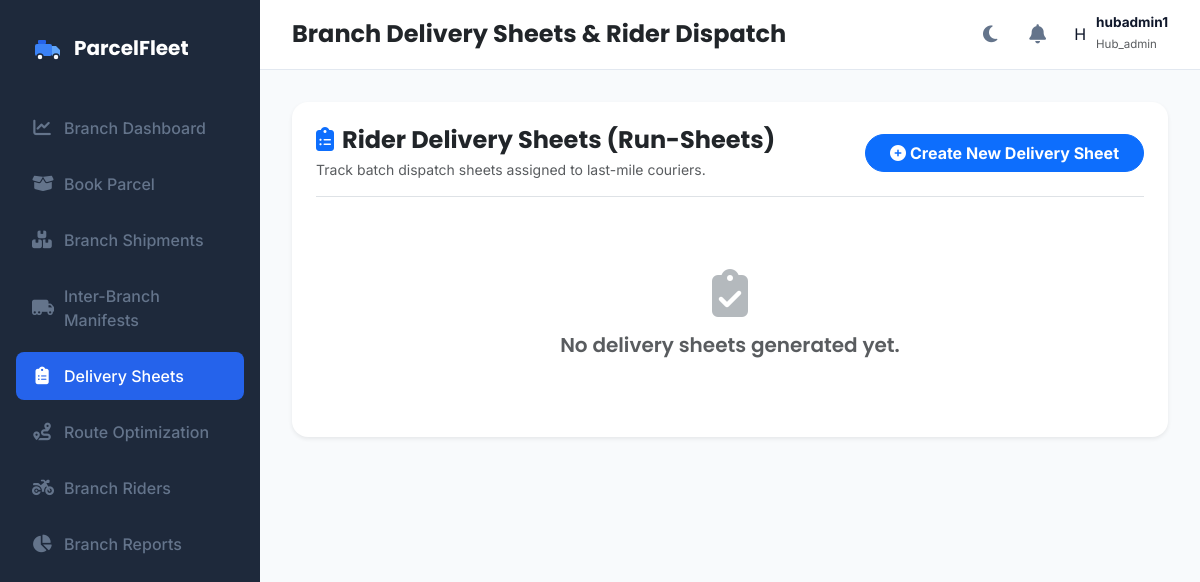
The app's page /branch/delivery-sheets (signed in) with its own data.
### models.py (models this page shows)
class User(db.Model, UserMixin):
    __tablename__ = 'users'
    id = db.Column(db.Integer, primary_key=True)
    username = db.Column(db.String(50), unique=True, nullable=False)
    password_hash = db.Column(db.String(255), nullable=False)
    role = db.Column(db.String(30), nullable=False)  # 'admin', 'hub_admin', 'booking_staff', 'warehouse_staff', 'dispatcher', 'delivery_staff', 'branch_staff', 'driver'
    permissions = db.Column(db.String(255), nullable=True) # Comma-separated permissions: view,create,edit,delete,assign,dispatch,reports,settings
    driver_profile = db.relationship('Driver', backref='user', uselist=False, cascade="all, delete-orphan")
    hub_admin_profile = db.relationship('HubAdmin', backref='user', uselist=False, cascade="all, delete-orphan")

### app.py (the view)
@app.route('/branch/delivery-sheets')
@login_required
def delivery_sheets():
    if current_user.role not in ['admin', 'hub_admin', 'branch_manager', 'dispatcher']:
        return redirect(url_for('index'))
    hub_id = get_current_hub_id()
    if hub_id:
        sheets = DeliverySheet.query.filter_by(hub_id=hub_id).order_by(DeliverySheet.created_at.desc()).all()
    else:
        sheets = DeliverySheet.query.order_by(DeliverySheet.created_at.desc()).all()
    return render_template('delivery_sheets.html', active_page='delivery_sheets', sheets=sheets)

### templates/delivery_sheets.html (shortened to what this page needs)
{% extends "base.html" %}
{% block page_title %}Branch Delivery Sheets & Rider Dispatch{% endblock %}
{% block content %}
<div class="card border-0 shadow-sm rounded-4 bg-white p-4">
    <div class="d-flex flex-wrap justify-content-between align-items-center gap-3 mb-4 pb-3 border-bottom">
        <div>
            <h4 class="fw-bold text-dark mb-1"><i class="fas fa-clipboard-list text-primary me-2"></i>Rider Delivery Sheets (Run-Sheets)</h4>
            <p class="text-muted small mb-0">Track batch dispatch sheets assigned to last-mile couriers.</p>
        </div>
        <a href="{{ url_for('create_delivery_sheet') }}" class="btn btn-primary rounded-pill px-4 fw-bold">
            <i class="fas fa-plus-circle me-1"></i>Create New Delivery Sheet
        </a>
    </div>
    {% if not sheets %}
    <div class="text-center py-5 text-muted">
        <i class="fas fa-clipboard-check fa-3x mb-3 text-secondary opacity-50"></i>
        <h5>No delivery sheets generated yet.</h5>
    </div>
    {% endif %}
</div>
{% endblock %}

### templates/base.html (shortened to what this page needs)
<!DOCTYPE html>
<html lang="en">
<head>
    <link rel="stylesheet" href="https://cdnjs.cloudflare.com/ajax/libs/font-awesome/6.4.0/css/all.min.css">
    <link href="https://cdn.jsdelivr.net/npm/bootstrap@5.3.0/dist/css/bootstrap.min.css" rel="stylesheet">
    <link rel="stylesheet" href="https://unpkg.com/leaflet@1.9.4/dist/leaflet.css" />
    <link rel="stylesheet" href="{{ url_for('static', filename='css/styles.css') }}">
</head>
<body>
    {% if current_user.is_authenticated and not no_layout %}
    <div class="app-container">
        <aside class="sidebar" id="sidebar">
            <div class="brand">
                <span>ParcelFleet</span>
            </div>
            <ul class="sidebar-nav">
                {% if current_user.role == 'admin' %}
                <li class="sidebar-nav-item {% if active_page == 'dashboard' %}active{% endif %}">
                    <a href="{{ url_for('admin_dashboard') }}">
                        <i class="fa-solid fa-chart-line"></i>
                        <span>Admin Dashboard</span>
                    </a>
                </li>
                <li class="sidebar-nav-item {% if active_page == 'hubs' %}active{% endif %}">
                    <a href="{{ url_for('manage_hubs') }}">
                        <i class="fa-solid fa-warehouse"></i>
                        <span>Branches & Hubs</span>
                    </a>
                </li>
                <li class="sidebar-nav-item {% if active_page == 'pricing_rules' %}active{% endif %}">
                    <a href="{{ url_for('pricing_rules') }}">
                        <i class="fa-solid fa-tags"></i>
                        <span>Pricing & Zones</span>
                    </a>
                </li>
                <li class="sidebar-nav-item {% if active_page == 'users' %}active{% endif %}">
                    <a href="{{ url_for('manage_users') }}">
                        <i class="fa-solid fa-users-gear"></i>
                        <span>User Management</span>
                    </a>
                </li>
                <li class="sidebar-nav-item {% if active_page == 'parcels' %}active{% endif %}">
                    <a href="{{ url_for('manage_parcels') }}">
                        <i class="fa-solid fa-boxes-stacked"></i>
                        <span>All Shipments</span>
                    </a>
                </li>
                <li class="sidebar-nav-item {% if active_page == 'manifests' %}active{% endif %}">
                    <a href="{{ url_for('manage_manifests') }}">
                        <i class="fa-solid fa-file-invoice-dollar"></i>
                        <span>Freight Manifests</span>
                    </a>
                </li>
                <li class="sidebar-nav-item {% if active_page == 'delivery_sheets' %}active{% endif %}">
                    <a href="{{ url_for('delivery_sheets') }}">
                        <i class="fa-solid fa-clipboard-list"></i>
                        <span>Delivery Sheets</span>
                    </a>
                </li>
                <li class="sidebar-nav-item {% if active_page == 'optimization' %}active{% endif %}">
                    <a href="{{ url_for('delivery_optimization') }}">
                        <i class="fa-solid fa-route"></i>
                        <span>Route Optimization</span>
                    </a>
                </li>
                <li class="sidebar-nav-item {% if active_page == 'vehicles' %}active{% endif %}">
                    <a href="{{ url_for('manage_vehicles') }}">
                        <i class="fa-solid fa-truck"></i>
                        <span>Fleet Vehicles</span>
                    </a>
                </li>
                <li class="sidebar-nav-item {% if active_page == 'drivers' %}active{% endif %}">
                    <a href="{{ url_for('manage_drivers') }}">
                        <i class="fa-solid fa-motorcycle"></i>
                        <span>Drivers / Fleet</span>
                    </a>
                </li>
                <li class="sidebar-nav-item {% if active_page == 'cod_reconciliation' %}active{% endif %}">
                    <a href="{{ url_for('cod_reconciliation') }}">
                        <i class="fa-solid fa-hand-holding-dollar"></i>
                        <span>COD Reconciliation</span>
                    </a>
                </li>
                <li class="sidebar-nav-item {% if active_page == 'reports' %}active{% endif %}">
                    <a href="{{ url_for('view_reports') }}">
                        <i class="fa-solid fa-chart-pie"></i>
                        <span>Financial Reports</span>
                    </a>
                </li>
                <li class="sidebar-nav-item {% if active_page == 'company_settings' %}active{% endif %}">
                    <a href="{{ url_for('company_settings') }}">
                        <i class="fa-solid fa-sliders"></i>
                        <span>Company Settings</span>
                    </a>
                </li>
                {% elif current_user.role in ['hub_admin', 'branch_manager', 'booking_staff', 'warehouse_staff', 'dispatcher', 'branch_staff'] %}
                <li class="sidebar-nav-item {% if active_page == 'branch_dashboard' %}active{% endif %}">
                    <a href="{{ url_for('branch_dashboard') }}">
                        <i class="fa-solid fa-chart-line"></i>
                        <span>Branch Dashboard</span>
                    </a>
                </li>
                <li class="sidebar-nav-item {% if active_page == 'branch_booking' %}active{% endif %}">
                    <a href="{{ url_for('branch_booking') }}">
                        <i class="fa-solid fa-box-open"></i>
                        <span>Book Parcel</span>
                    </a>
                </li>
                <li class="sidebar-nav-item {% if active_page == 'parcels' %}active{% endif %}">
                    <a href="{{ url_for('manage_parcels') }}">
                        <i class="fa-solid fa-boxes-stacked"></i>
                        <span>Branch Shipments</span>
                    </a>
                </li>
                <li class="sidebar-nav-item {% if active_page == 'manifests' %}active{% endif %}">
                    <a href="{{ url_for('manage_manifests') }}">
                        <i class="fa-solid fa-truck-moving"></i>
                        <span>Inter-Branch Manifests</span>
                    </a>
                </li>
                <li class="sidebar-nav-item {% if active_page == 'delivery_sheets' %}active{% endif %}">
                    <a href="{{ url_for('delivery_sheets') }}">
                        <i class="fa-solid fa-clipboard-list"></i>
                        <span>Delivery Sheets</span>
                    </a>
                </li>
                <li class="sidebar-nav-item {% if active_page == 'optimization' %}active{% endif %}">
                    <a href="{{ url_for('delivery_optimization') }}">
                        <i class="fa-solid fa-route"></i>
                        <span>Route Optimization</span>
                    </a>
                </li>
                <li class="sidebar-nav-item {% if active_page == 'drivers' %}active{% endif %}">
                    <a href="{{ url_for('manage_drivers') }}">
                        <i class="fa-solid fa-motorcycle"></i>
                        <span>Branch Riders</span>
                    </a>
                </li>
                <li class="sidebar-nav-item {% if active_page == 'reports' %}active{% endif %}">
                    <a href="{{ url_for('view_reports') }}">
                        <i class="fa-solid fa-chart-pie"></i>
                        <span>Branch Reports</span>
                    </a>
                </li>
                {% endif %}
            </ul>
        </aside>
        <main class="main-viewport">
            <header class="header-bar">
                <div class="d-flex align-items-center gap-3">
                    {% if current_user.role == 'driver' %}
                    <h4 class="mb-0 text-dark fw-bold">ParcelFleet Rider</h4>
                    {% else %}
                    <h4 class="mb-0 text-capitalize text-dark fw-bold">{% block page_title %}{{ active_page }}{% endblock %}</h4>
                    {% endif %}
                </div>
                <div class="header-actions">
                    <button class="theme-toggle-btn" id="themeToggle" onclick="toggleThemeMode()">
                        <i class="fa-solid fa-moon" id="themeIcon"></i>
                    </button>
                    <div class="dropdown no-print">
                        <button class="theme-toggle-btn position-relative" data-bs-toggle="dropdown" id="notifBellBtn">
                            <i class="fa-solid fa-bell"></i>
                        </button>
                    </div>
                    {% if current_user.role == 'driver' %}
                    <div class="d-flex align-items-center gap-2 ps-2 border-start border-light">
                        <div class="text-end d-none d-sm-block">
                            <div class="fw-bold text-dark" style="font-size: 0.88rem; line-height: 1.1;">{{ current_user.driver_profile.name if current_user.driver_profile else current_user.username }}</div>
                            <div class="text-muted" style="font-size: 0.72rem;">ParcelFleet Rider</div>
                        </div>
                        <div class="rounded-circle bg-primary bg-opacity-10 text-primary d-flex align-items-center justify-content-center fw-bold" style="width: 36px; height: 36px; font-size: 0.95rem; border: 1.5px solid rgba(59, 130, 246, 0.3);">
                            {{ (current_user.driver_profile.name[0] if (current_user.driver_profile and current_user.driver_profile.name) else current_user.username[0]).upper() }}
                        </div>
                    </div>
                    {% else %}
                    <div class="dropdown">
                        <div class="user-profile-dropdown" data-bs-toggle="dropdown">
                            <div class="user-avatar-circle">
                                {{ current_user.username[0].upper() }}
                            </div>
                            <div class="d-none d-md-block text-start">
                                <div class="fw-bold" style="font-size: 0.85rem; line-height: 1.1;">{{ current_user.username }}</div>
                                <small class="text-muted text-capitalize" style="font-size: 0.72rem;">{{ current_user.role }}</small>
                            </div>
                        </div>
                    </div>
                    {% endif %}
                </div>
            </header>
            <section class="main-content">
                {% block content %}{% endblock %}
            </section>
        </main>
    </div>
    {% endif %}
</body>
</html>

### records on screen
User: username "H", username "hubadmin1", role "Hub_admin"
